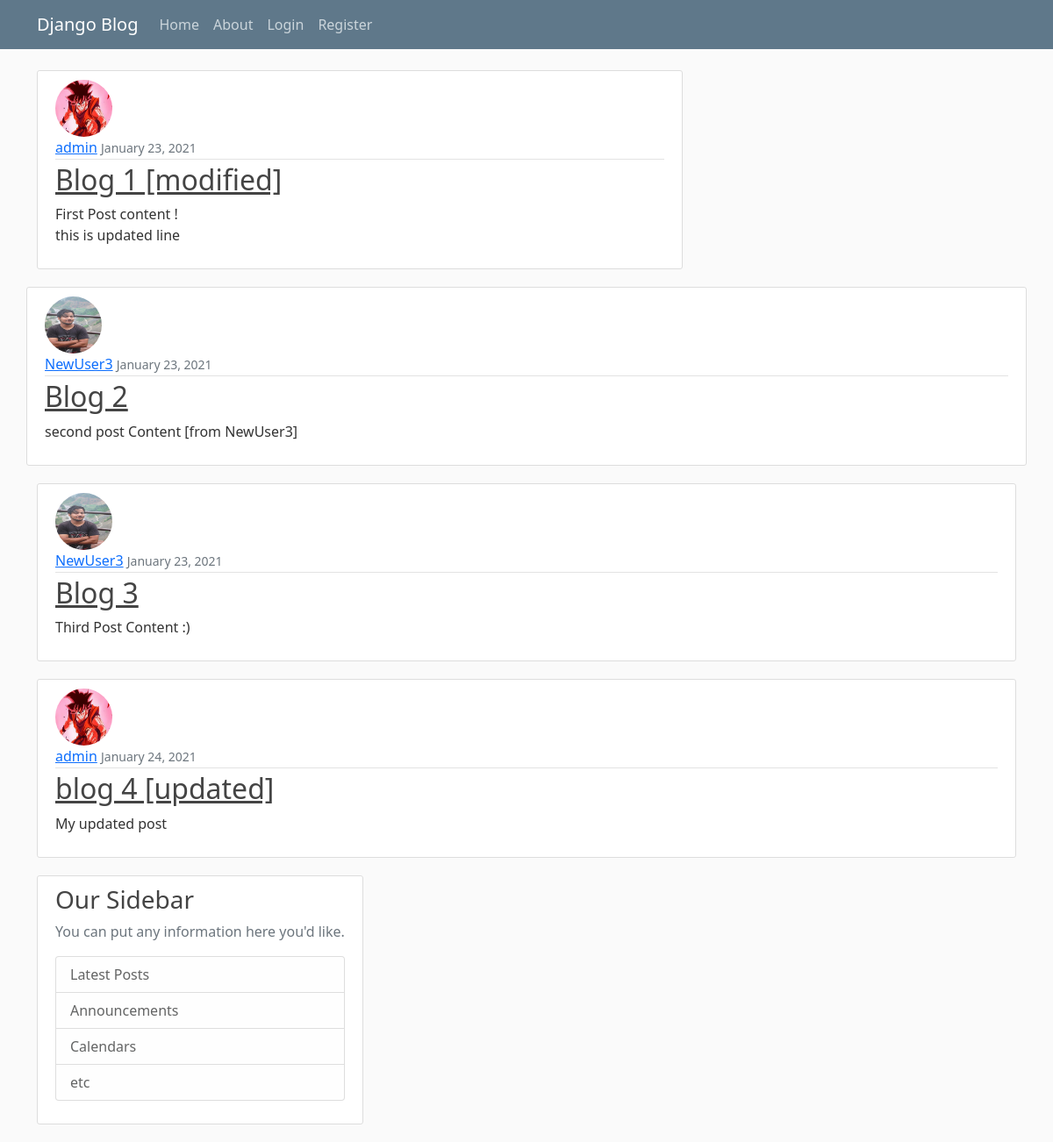
The app's page /, older data.
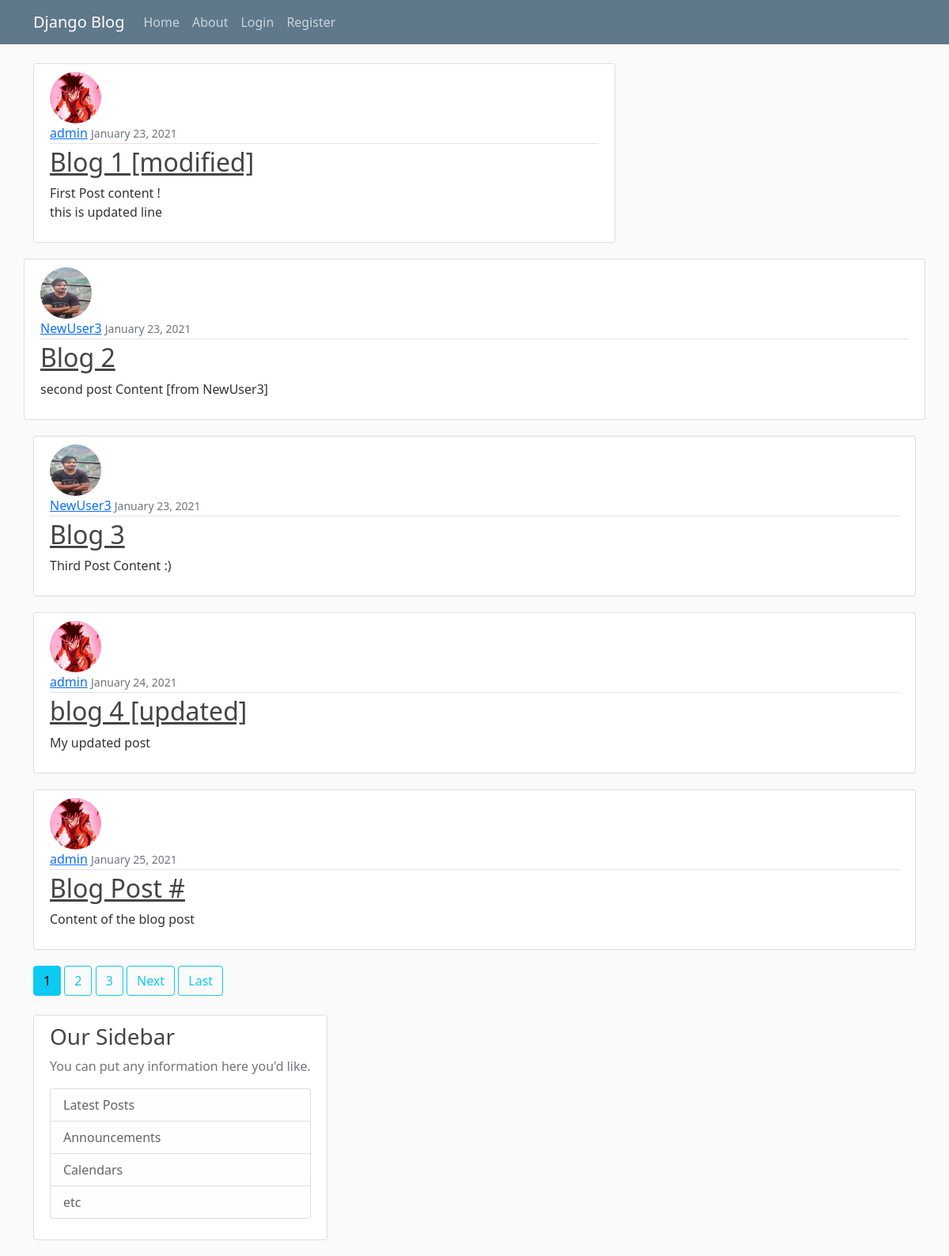
The same page, newer data.
### blog/models.py (models this page shows, shortened)
class Post(models.Model):
    title = models.CharField(max_length=100)
    content = models.TextField()
    date_posted = models.DateTimeField(default=timezone.now)
    author = models.ForeignKey(User, on_delete=models.CASCADE)

### users/models.py (models this page shows, shortened)
class Profile(models.Model):
    user = models.OneToOneField(User, on_delete=models.CASCADE)
    image = models.ImageField(default='default.jpg', upload_to='profile_pics')

### blog/views.py (the view)
# urls.py: path('', PostListView.as_view(), name='blog-home'),
class PostListView(ListView):
    model = Post
    template_name = 'blog/home.html'  # <app>/<model>_<viewType>.html
    context_object_name = 'posts'
    paginate_by = 5

### blog/templates/blog/home.html (shortened to what this page needs)
{% extends 'blog/base.html'%} {% block content%}
{% for post in posts %}
<article class="media content-section">
<img class ="rounded-circle article-img" src ="{{ post.author.profile.image.url}}"
  <div class="media-body">
    <div class="article-metadata">
      <a class="mr-2" href="#">{{ post.author }}</a>
      <small class="text-muted">{{ post.date_posted|date:"F d, Y" }}</small>
    </div>
    <h2><a class="article-title" href="{% url 'post-detail' post.id %}">{{ post.title }}</a></h2>
    <p class="article-content">{{ post.content }}</p>
  </div>
</article>
{% endfor%}
{% if is_paginated %}
  {% for num in page_obj.paginator.page_range %}
    {% if page_obj.number == num %}
      <a class ="btn btn-info mb-4" href="?page={{num}}">{{ num }}</a>
    {% elif num > page_obj.number|add:'-3' and num < page_obj.number|add:'3'%}
      <a class ="btn btn-outline-info mb-4" href="?page={{num}}">{{ num }}</a>
    {%  endif %}
  {% endfor %}
{% if page_obj.has_next %}
  <a class ="btn btn-outline-info mb-4" href="?page={{ page_obj.next_page_number }}">Next</a>
  <a class ="btn btn-outline-info mb-4" href="?page={{ page_obj.paginator.num_pages }}">Last</a>
{% endif%}
{% endif  %}
{% endblock content %}

Row changes from the older to the newer data that the page shows:
added Post: author.profile.image (picture), author "admin", date_posted "January 25, 2021", title "Blog Post #", content "Content of the blog post"
Text that changed along with them:
new list line: "1"
new list line: "2"
new list line: "3"
text now shown: "Next Last"
